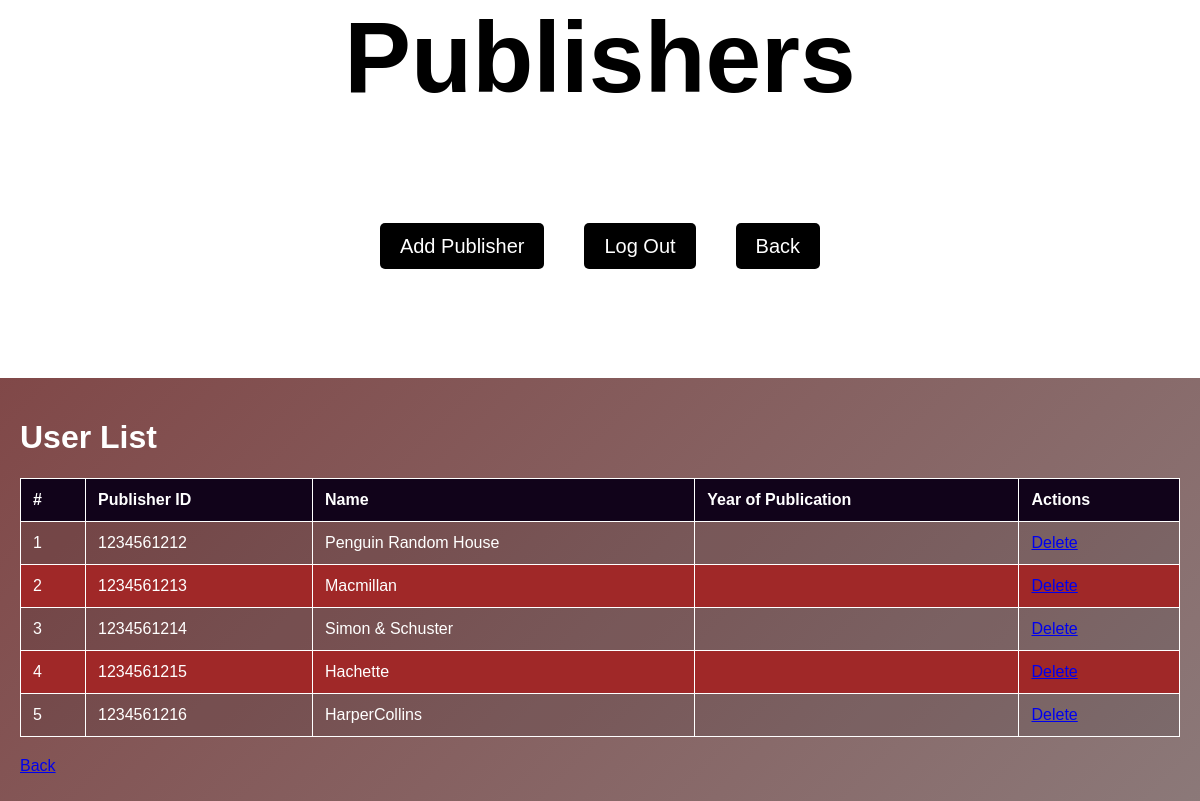
The page /publMain.php (signed in) on the database its author committed.
### tables this page shows
CREATE TABLE `publisher` (
  `Publisher_ID` int(11) NOT NULL,
  `Name` varchar(100) DEFAULT NULL,
  `YearOfPublication` year(4) DEFAULT NULL
);

### publMain.php (the view, shortened to what this page needs)
<?php
include "connect.php";
$sql = "SELECT * FROM publisher";
$result = mysqli_query($conn, $sql);
?>
<!DOCTYPE html>
<html>
<head>
    <link rel="stylesheet" href="style3.css">
</head>
<body>
    <header>
        <h1>Publishers</h1>
        <nav>
            <ul>
                <li><a href="adddPub.php">Add Publisher</a></li>
                <li><a href="logout.php">Log Out</a></li>
                <li><a href="home.php">Back</a></li>
            </ul>
        </nav>
    </header>
    <main>
    <div class="container mt-5">
        <h1 class="text-center">User List</h1>
        <table class="table table-bordered">
            <thead>
                <tr>
                    <th>#</th>
                    <th>Publisher ID</th>
                    <th>Name</th>
                    <th>Year of Publication</th>
                    <th>Actions</th>
                </tr>
            </thead>
            <tbody>
                <?php
                $counter = 1;
                while ($row = mysqli_fetch_assoc($result)) {
                    echo "<tr>";
                    echo "<td>" . $counter . "</td>";
                    echo "<td>" . htmlspecialchars($row['Publisher_ID']) . "</td>";
                    echo "<td>" . htmlspecialchars($row['Name']) . "</td>";
                    echo "<td>" . htmlspecialchars($row['YearOfPublication']) . "</td>";
                    echo "<td><a href='deletePub.php?Publisher_ID=" . urlencode($row['Publisher_ID']) . "' class='btn btn-danger'>Delete</a></td>";
                    echo "</tr>";
                    $counter++;
                }
                ?>
            </tbody>
        </table>
        <a href="home.php" class="btn btn-primary w-100">Back</a>
    </div>
    </main>
</body>
</html>

### style3.css (style rules this page uses)
body { background: linear-gradient(135deg, #7e3d3d, #8c7c7c); background-attachment: fixed; background-size: cover; color: #fff; font-family: Arial, sans-serif; margin: 0; padding: 0; box-sizing: border-box; }
table { width: 100%; border-collapse: collapse; margin: 20px 0; background-color: rgba(4, 4, 14, 0.1); }
table, th, td { border: 1px solid #ffffff; }
th, td { padding: 12px; text-align: left; }
th { background-color: #11031a; color: #fff; }
tr:nth-child(even) { background-color: #a02828; }
header { background-color: #ffffff; color: #000000; padding: 0px; text-align: center; }
header h1 { margin: 0; font-size: 100px; }
nav ul { list-style-type: none; padding: 100px 20px; margin: 0; display: flex; justify-content: center; flex-wrap: wrap; }
nav ul li { margin: 20px; }
nav ul li a { color: white; text-decoration: none; padding: 12px 20px; background-color: #000000; border-radius: 5px; transition: transform 0.3s, background-color 0.3s; font-size: 20px; }
main { padding: 20px; min-height: 500px; }

### rows shown on the page
publisher: Publisher_ID "1234561212", Name "Penguin Random House"
publisher: Publisher_ID "1234561213", Name "Macmillan"
publisher: Publisher_ID "1234561214", Name "Simon & Schuster"
publisher: Publisher_ID "1234561215", Name "Hachette"
publisher: Publisher_ID "1234561216", Name "HarperCollins"
